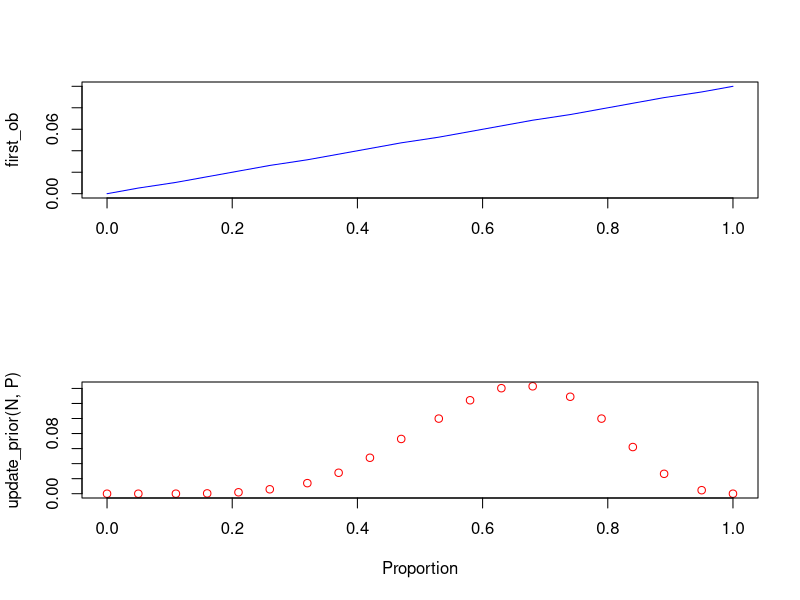

Source code (R):

f <- function(x) factorial(x)
liklihood <- function(w,l,p){
  (f(w+l)/(f(w)*f(l)))*p**w*(1-p)**l
}
update_prior <- function(new,prior){
  #'for all new observation @param new
  #'update @param prior
  if(!is.null(nrow(new))) new <- colSums(new)
  post <- liklihood(new[1],new[2],seq(0,1,length.out=length(prior)))*(prior)
  
  st_post <- post/sum(post)
  names(st_post) <- round(seq(0,1,length.out=length(prior)),2)
  st_post
}

W <- c(1,0,1,1,1,0,1,0,1)
L <- (W-1)*-1

N <- cbind(W,L)
P <- rep(0.5,20)

liklihood(1,0,seq(0,1,length.out=length(P)))==dbinom(1,size=1,prob=seq(0,1,length.out=length(P))) #close enough

par(mfrow=c(2,1))
first_ob <- update_prior(c(1,0),P)
plot(names(first_ob),first_ob,type='l',col='blue',xlab = '')
sum(update_prior(c(1,0),P))

plot(names(first_ob),update_prior(N,P),col='red',xlab='Proportion')
sum(update_prior(N,P))

